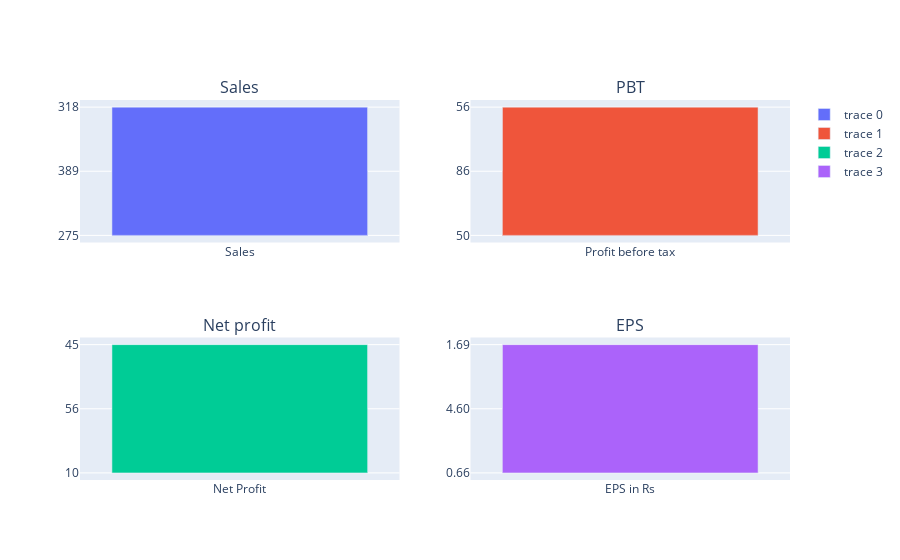

This figure's notebook cell:
### Code cell
from plotly.subplots import make_subplots
# plotly setup
fig = go.Figure()

#fig = make_subplots(rows=2, cols=2) 

fig = make_subplots(
        rows=2,
        cols=2,
        specs=[
            [{"type": "bar"}, {"type": "bar"}],
            [{"type": "bar"}, {"type": "bar"}],
        ],
       subplot_titles=('Sales',  'PBT', 'Net profit', 'EPS')
    )

fig.add_trace(
    go.Bar(x=df_sales['Quarterly Results'], y=df_sales[df.columns[2]]),
    row=1, col=1
)

fig.add_trace(
    go.Bar(x=df_pbt['Quarterly Results'], y=df_pbt[df.columns[2]]),
    row=1, col=2
)

fig.add_trace(
    go.Bar(x=df_net_profit['Quarterly Results'], y=df_net_profit[df.columns[2]]),
    row=2, col=1
)

fig.add_trace(
    go.Bar(x=df_eps['Quarterly Results'], y=df_eps[df.columns[2]]),
    row=2, col=2
)

### Figure 1 — Plotly figure (JSON) as saved in the notebook; plotly's stock layout.template omitted (floating-point values rounded to 4 significant figures; data arrays with more than 128 entries replaced by an {"elided": "..."} marker saying what was removed)
{"data": [{"type": "bar", "x": {"elided": "160 str values"}, "xaxis": "x", "y": {"elided": "160 str values"}, "yaxis": "y"}, {"type": "bar", "x": {"elided": "160 str values"}, "xaxis": "x2", "y": {"elided": "160 str values"}, "yaxis": "y2"}, {"type": "bar", "x": {"elided": "160 str values"}, "xaxis": "x3", "y": {"elided": "160 str values"}, "yaxis": "y3"}, {"type": "bar", "x": {"elided": "160 str values"}, "xaxis": "x4", "y": {"elided": "160 str values"}, "yaxis": "y4"}], "layout": {"annotations": [{"font": {"size": 16}, "showarrow": false, "text": "Sales", "x": 0.225, "xanchor": "center", "xref": "paper", "y": 1, "yanchor": "bottom", "yref": "paper"}, {"font": {"size": 16}, "showarrow": false, "text": "PBT", "x": 0.775, "xanchor": "center", "xref": "paper", "y": 1, "yanchor": "bottom", "yref": "paper"}, {"font": {"size": 16}, "showarrow": false, "text": "Net profit", "x": 0.225, "xanchor": "center", "xref": "paper", "y": 0.375, "yanchor": "bottom", "yref": "paper"}, {"font": {"size": 16}, "showarrow": false, "text": "EPS", "x": 0.775, "xanchor": "center", "xref": "paper", "y": 0.375, "yanchor": "bottom", "yref": "paper"}], "autosize": true, "xaxis": {"anchor": "y", "autorange": true, "domain": [0, 0.45], "range": [-0.5, 0.5], "type": "category"}, "xaxis2": {"anchor": "y2", "autorange": true, "domain": [0.55, 1], "range": [-0.5, 0.5], "type": "category"}, "xaxis3": {"anchor": "y3", "autorange": true, "domain": [0, 0.45], "range": [-0.5, 0.5], "type": "category"}, "xaxis4": {"anchor": "y4", "autorange": true, "domain": [0.55, 1], "range": [-0.5, 0.5], "type": "category"}, "yaxis": {"anchor": "x", "autorange": true, "domain": [0.625, 1], "range": [-0.1111, 2.111], "type": "category"}, "yaxis2": {"anchor": "x2", "autorange": true, "domain": [0.625, 1], "range": [-0.1111, 2.111], "type": "category"}, "yaxis3": {"anchor": "x3", "autorange": true, "domain": [0, 0.375], "range": [-0.1111, 2.111], "type": "category"}, "yaxis4": {"anchor": "x4", "autorange": true, "domain": [0, 0.375], "range": [-0.1111, 2.111], "type": "category"}}}
